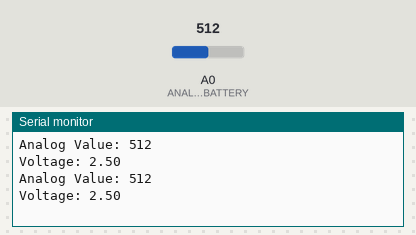
Simulated run of this sketch. Board: Arduino Uno, built with avr-gcc and run on an emulated ATmega328P. Shown: the last lines printed to the serial monitor. The inputs (shaded band) are chosen by the test bench; at power-on: A0 (ANALOGBATTERY) = 512.

Above: at 1.8 s.
1.9 s: A0 (ANALOGBATTERY) set to 716
At 2.8 s:
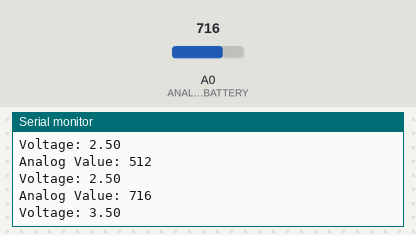
3.4 s: A0 (ANALOGBATTERY) set to 900
At 4.8 s:
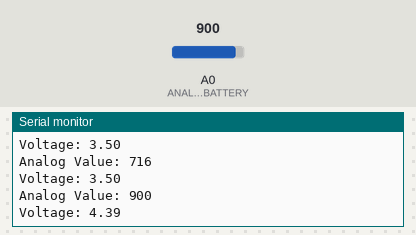
Timing chart, 0 to 6.4 s (numbered marks = the images above; inputs shaded):
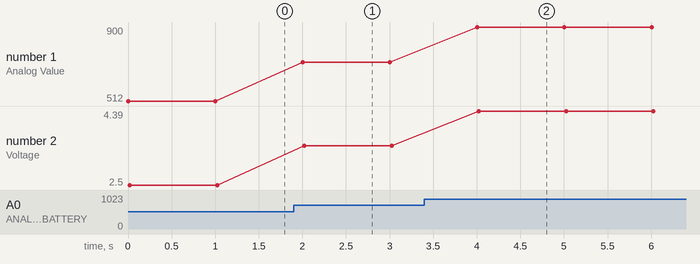

Measured:
- after the input at 1.9 s, the serial monitor: prints a new line after 0.10 s (image 1)
- after the input at 3.4 s, the serial monitor: prints a new line after 0.60 s (image 2)
- plotted number 1: 512 → 716 after the input at 1.9 s, 716 → 900 after the input at 3.4 s
- plotted number 2: 2.5 → 3.5 after the input at 1.9 s, 3.5 → 4.39 after the input at 3.4 s

The sketch:

batteryCharge.ino
```cpp
// Pins for LEDs
#define ANALOGBATTERY A0

// Variables
int analogValue = 0;
float voltage = 0;
//float multiple = 2; // Voltage Divider
float refValue = 5.0 / 1024.0;

// the setup function runs once when you press reset or power the board
void setup() {
  // We start the serial monitor
  Serial.begin(9600);
}

// the loop function runs over and over again forever
void loop() {
  // We read the value of the analog input
  analogValue = analogRead(ANALOGBATTERY);
  Serial.print("Analog Value: ");
  Serial.println(analogValue);
  // We get the voltage
  //voltage = 0.0045 * analogValue * multiple;
  //voltage = refValue * analogValue * multiple;
  voltage = refValue * analogValue;
  Serial.print("Voltage: ");
  Serial.println(voltage);
  delay(1000);
}
```
